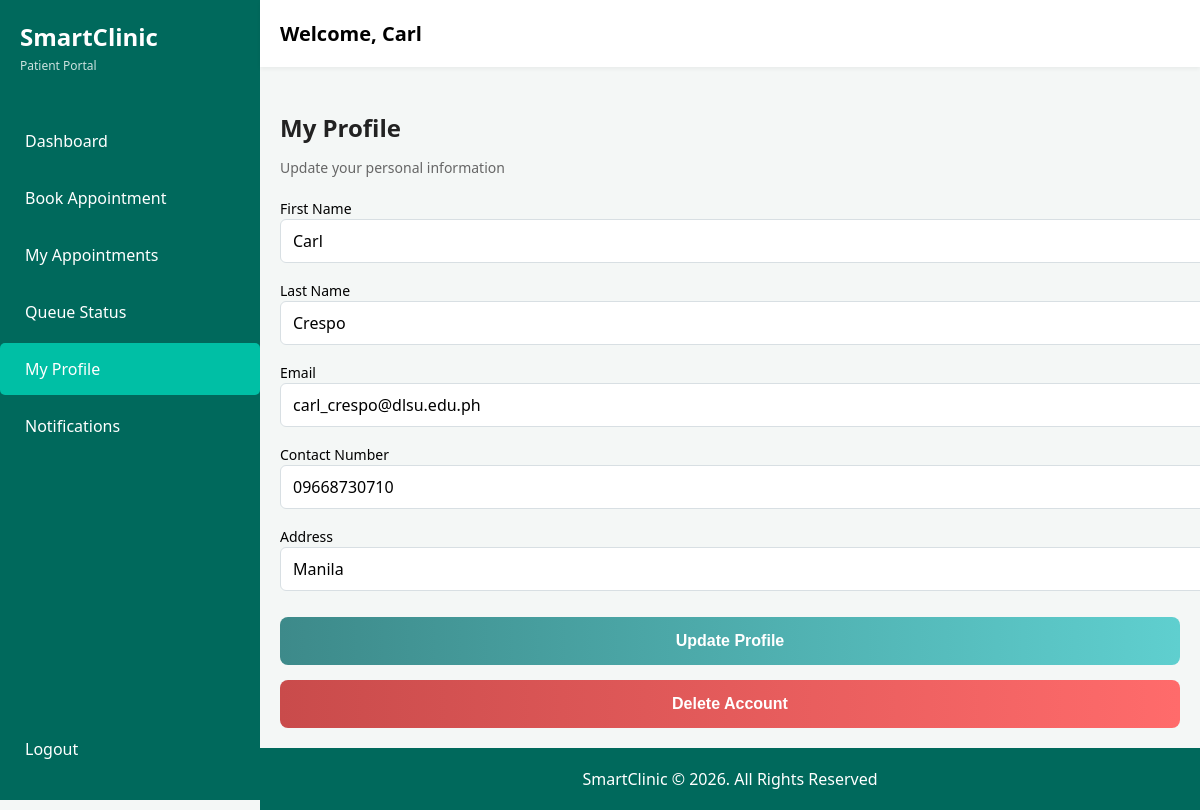
The page /patients/profile.php (signed in) on the database its author committed.
### tables this page shows
CREATE TABLE `users` (
  `user_id` int(11) UNSIGNED NOT NULL COMMENT 'PK for users',
  `role_id` int(11) UNSIGNED NOT NULL COMMENT 'FK for users',
  `first_name` varchar(100) NOT NULL COMMENT 'User first name',
  `last_name` varchar(100) NOT NULL COMMENT 'User last name',
  `email` varchar(100) NOT NULL COMMENT 'Unique email address',
  `password` varchar(255) NOT NULL COMMENT 'User password',
  `contact_number` varchar(20) DEFAULT NULL COMMENT 'User contact number',
  `address` text DEFAULT NULL COMMENT 'User address',
  `created_at` timestamp NOT NULL DEFAULT current_timestamp() COMMENT 'Account creation date'
);

### patients/profile.php (the view, shortened to what this page needs)
<?php
require_once '../config/database.php';
$user_id = $_SESSION['user_id'];
$query = "SELECT first_name, last_name, email, contact_number, address FROM users WHERE user_id = $user_id";
$result = mysqli_query($conn, $query);
$user = mysqli_fetch_assoc($result);
?>
<!DOCTYPE html>
<html lang="en">
<head>
<link rel="stylesheet" href="../assets/css/styles.css">
</head>
<body class="dashboard-page">
<div class="app-container">
    <aside class="sidebar">
        <div class="logo">
            <h1>SmartClinic</h1>
            <span>Patient Portal</span>
        </div>
        <nav class="menu">
            <a href="dashboard.php" class="nav-item">Dashboard</a>
            <a href="book_appointment.php" class="nav-item">Book Appointment</a>
            <a href="my_appointments.php" class="nav-item">My Appointments</a>
            <a href="queue_status.php" class="nav-item">Queue Status</a>
            <a href="profile.php" class="nav-item active">My Profile</a>
            <a href="notifications.php" class="nav-item">Notifications</a>
        </nav>
        <div class="logout">
            <a href="../logout.php" class="nav-item">Logout</a>
        </div>
    </aside>
    <main class="main-content">
        <header class="top-bar">
            <h2>Welcome, <?= htmlspecialchars($user['first_name'] ?? ''); ?></h2>
        </header>
        <section class="dashboard">
            <div class="dashboard-header">
                <h3>My Profile</h3>
                <p>Update your personal information</p>
            </div>
            <form class="crud-form" method="POST">
                <div class="form-group-profile">
                    <label>First Name</label>
                    <input type="text" name="first_name" value="<?= htmlspecialchars($user['first_name'] ?? '') ?>" required>
                </div>
                <div class="form-group-profile">
                    <label>Last Name</label>
                    <input type="text" name="last_name" value="<?= htmlspecialchars($user['last_name'] ?? '') ?>" required>
                </div>
                <div class="form-group-profile">
                    <label>Email</label>
                    <input type="email" name="email" value="<?= htmlspecialchars($user['email'] ?? '') ?>" required>
                </div>
                <div class="form-group-profile">
                    <label>Contact Number</label>
                    <input type="text" name="contact_number" value="<?= htmlspecialchars($user['contact_number'] ?? '') ?>">
                </div>
                <div class="form-group-profile">
                    <label>Address</label>
                    <input type="text" name="address" value="<?= htmlspecialchars($user['address'] ?? '') ?>">
                </div>
                <button type="submit" name="update_profile" class="update-btn">
                    Update Profile
                </button>
            </form>
            <form method="POST" id="deleteForm">
                <button type="submit" name="delete_account" class="delete-btn">
                    Delete Account
                </button>
            </form>
        </section>
        <footer class="footer">
            SmartClinic © 2026. All Rights Reserved
        </footer>
    </main>
</div>
</body>
</html>

### assets/css/styles.css (style rules this page uses)
:root { --primary-teal: #00695c; --active-teal: #00bfa5; --bg-light: #f4f7f6; --text-gray: #666; }
body { margin: 0; font-family: 'Segoe UI', Tahoma, Geneva, Verdana, sans-serif; min-height: 100vh; background: var(--bg-light); }
body.dashboard-page { display: block; min-height: 100vh; background: var(--bg-light); }
.form-group-profile label { color: black; font-size: 14px; font-weight: 500; }
.form-group-profile input { padding: 15px 20px; border: none; border-radius: 8px; background: rgba(255, 255, 255, 0.15); color: black; font-size: 15px; outline: none; transition: background 0.3s ease; }
.update-btn, .delete-btn { width: 100%; display: block; }
.update-btn, .delete-btn { padding: 15px; border: none; border-radius: 8px; color: white; font-size: 16px; font-weight: 600; cursor: pointer; transition: transform 0.3s ease, box-shadow 0.3s ease; margin-top: 10px; width: 100%; }
.update-btn { background: linear-gradient(90deg, #3d8a8a 0%, #5fcfcf 100%); }
.delete-btn { background: linear-gradient(90deg, #d9534f 0%, #c9302c 100%); }
.app-container { display: flex; height: 100vh; }
.sidebar { width: 260px; background-color: var(--primary-teal); color: white; display: flex; flex-direction: column; padding: 20px 0; }
.logo { padding: 0 20px 40px; }
.logo h1 { margin: 0; font-size: 24px; }
.logo span { font-size: 12px; opacity: 0.8; }
.nav-item { padding: 15px 25px; color: white; text-decoration: none; display: block; margin-bottom: 5px; border-radius: 5px; transition: background 0.2s; }
.nav-item:hover, .nav-item.active { background-color: var(--active-teal); }
.main-content { flex-grow: 1; background-color: var(--bg-light); display: flex; flex-direction: column; min-height: 100vh; }
.top-bar { padding: 20px; background: white; box-shadow: 0 2px 4px rgba(0,0,0,0.05); }
.top-bar h2 { margin: 0; font-size: 20px; }
.dashboard { flex-grow: 1; padding: 20px; }
.delete-btn { padding: 15px; border: none; border-radius: 8px; background: linear-gradient(90deg, #c94b4b 0%, #ff6b6b 100%); color: white; font-size: 16px; font-weight: 600; cursor: pointer; margin-top: 15px; transition: transform 0.3s ease, box-shadow 0.3s ease; }
.footer { margin-top: auto; background: var(--primary-teal); color: white; text-align: center; padding: 20px; font-size: 1rem; }
.menu { display: flex; flex-direction: column; }
.logout { margin-top: auto; padding-top: 20px; }
.dashboard-header { margin-bottom: 20px; }
.dashboard-header h3 { margin-bottom: 8px; font-size: 24px; color: #222; }
.dashboard-header p { color: #666; font-size: 14px; }
.crud-form { display: grid; gap: 16px; }
.crud-form input, .crud-form select, .crud-form textarea, .data-table input, .data-table select, .data-table textarea { width: 100%; padding: 10px 12px; border: 1px solid #d8dfe3; border-radius: 6px; font: inherit; background: white; }

### rows shown on the page
users: first_name "Carl", last_name "Crespo", email "carl_crespo@dlsu.edu.ph", contact_number "09668730710", address "Manila"
